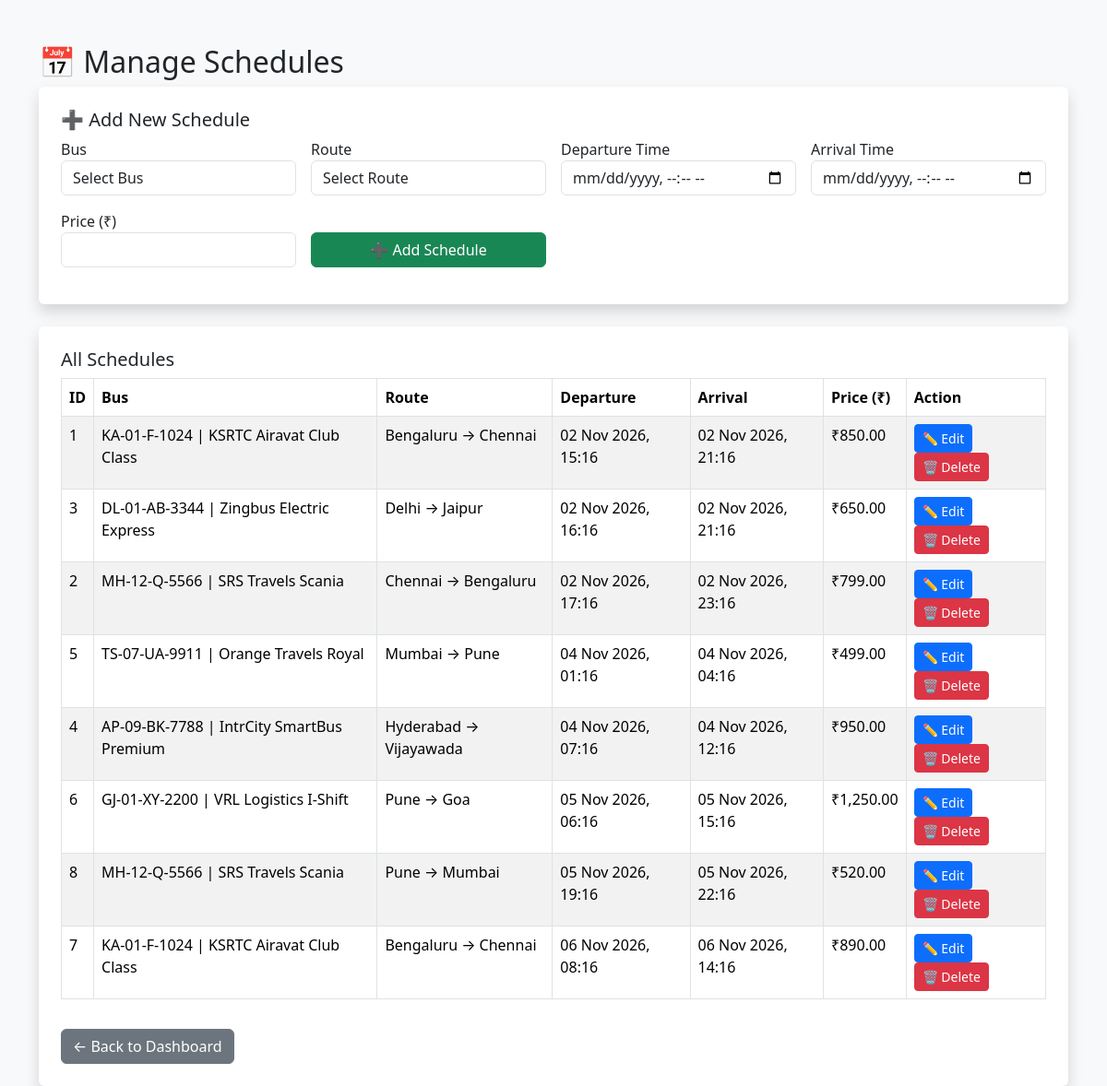
The app's page /manage_schedules.php (signed in), older data.
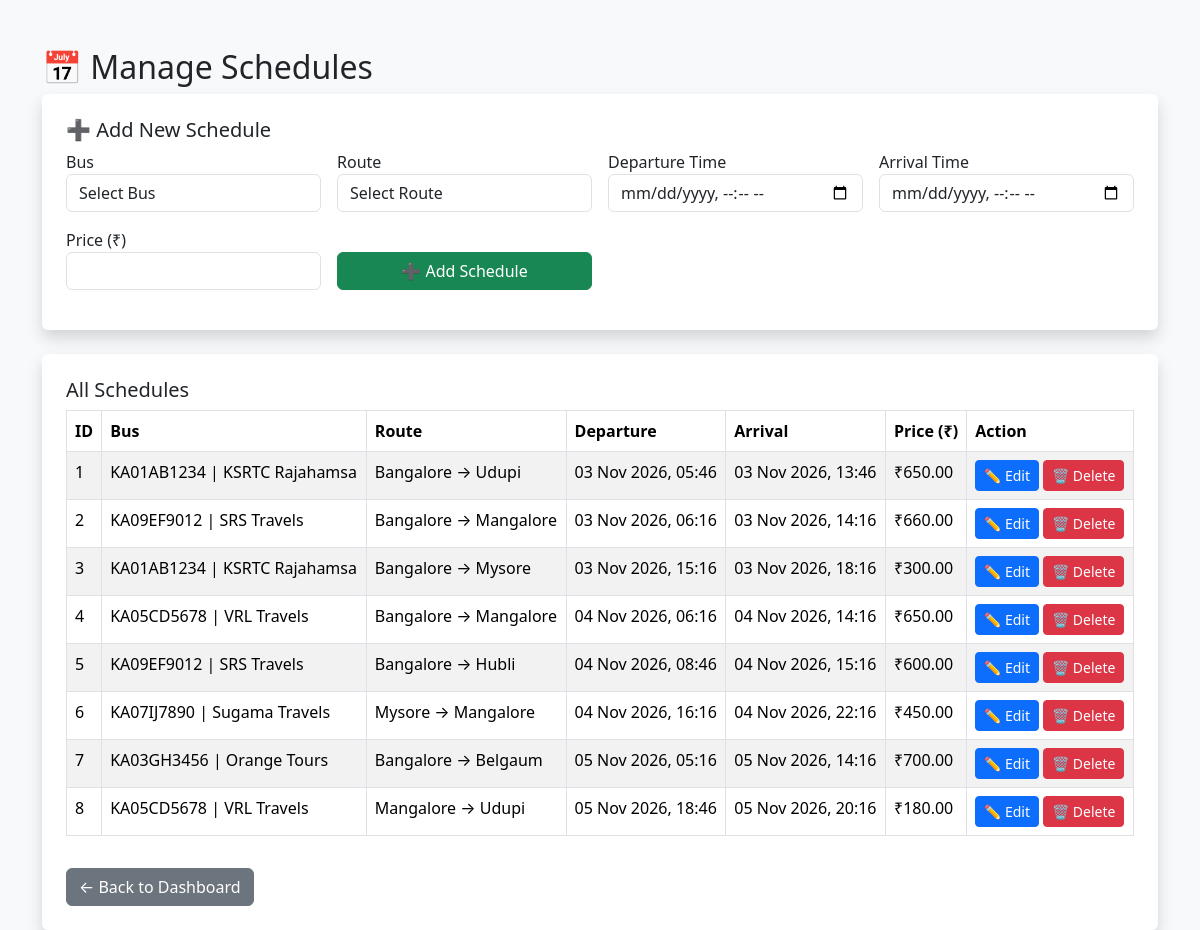
The same page, newer data.
### tables this page shows
CREATE TABLE IF NOT EXISTS `schedules` (
  `id` INT AUTO_INCREMENT PRIMARY KEY,
  `bus_id` INT NOT NULL,
  `route_id` INT NOT NULL,
  `departure_time` DATETIME NOT NULL,
  `arrival_time` DATETIME NOT NULL,
  `price` DECIMAL(10,2) NOT NULL,
  `created_at` TIMESTAMP DEFAULT CURRENT_TIMESTAMP,
  FOREIGN KEY (`bus_id`) REFERENCES `buses`(`id`) ON DELETE CASCADE,
  FOREIGN KEY (`route_id`) REFERENCES `routes`(`id`) ON DELETE CASCADE
);

CREATE TABLE IF NOT EXISTS `buses` (
  `id` INT AUTO_INCREMENT PRIMARY KEY,
  `bus_number` VARCHAR(50) NOT NULL,
  `name` VARCHAR(100) NOT NULL,
  `type` VARCHAR(50) NOT NULL,
  `seats` INT NOT NULL DEFAULT 40,
  `created_at` TIMESTAMP DEFAULT CURRENT_TIMESTAMP
);

CREATE TABLE IF NOT EXISTS `routes` (
  `id` INT AUTO_INCREMENT PRIMARY KEY,
  `source` VARCHAR(100) NOT NULL,
  `destination` VARCHAR(100) NOT NULL,
  `distance_km` INT NOT NULL,
  `duration_minutes` INT NOT NULL DEFAULT 0,
  `created_at` TIMESTAMP DEFAULT CURRENT_TIMESTAMP
);

### manage_schedules.php (the view, shortened to what this page needs)
<?php
include 'includes/db.php';
$edit_mode = false;
$edit_data = [];
$schedules = $conn->query("SELECT s.*, b.bus_number, b.name as bus_name, r.source, r.destination FROM schedules s JOIN buses b ON s.bus_id = b.id JOIN routes r ON s.route_id = r.id ORDER BY s.departure_time ASC");
?>
<!DOCTYPE html>
<html>
<head>
    <link rel="stylesheet" href="https://cdn.jsdelivr.net/npm/bootstrap@5.3.3/dist/css/bootstrap.min.css">
</head>
<body class="bg-light">
<div class="container mt-5">
    <h2>📅 Manage Schedules</h2>
    <form method="POST" class="bg-white p-4 shadow mb-4 rounded">
        <h5><?= $edit_mode ? "✏️ Edit Schedule" : "➕ Add New Schedule" ?></h5>
        <div class="row g-3 mb-3">
            <div class="col-md-3">
                <label>Bus</label>
                <select name="bus_id" class="form-control" required>
                    <option value="">Select Bus</option>
                </select>
            </div>
            <div class="col-md-3">
                <label>Route</label>
                <select name="route_id" class="form-control" required>
                    <option value="">Select Route</option>
                </select>
            </div>
            <div class="col-md-3">
                <label>Departure Time</label>
                <input type="datetime-local" name="departure_time" class="form-control" required
                    value="<?= $edit_mode ? date('Y-m-d\TH:i', strtotime($edit_data['departure_time'])) : '' ?>">
            </div>
            <div class="col-md-3">
                <label>Arrival Time</label>
                <input type="datetime-local" name="arrival_time" class="form-control" required
                    value="<?= $edit_mode ? date('Y-m-d\TH:i', strtotime($edit_data['arrival_time'])) : '' ?>">
            </div>
        </div>
        <div class="row g-3 mb-3">
            <div class="col-md-3">
                <label>Price (₹)</label>
                <input type="number" step="0.01" name="price" class="form-control" required
                    value="<?= $edit_mode ? $edit_data['price'] : '' ?>">
            </div>
            <div class="col-md-3 align-self-end">
                <button name="<?= $edit_mode ? 'update' : 'add' ?>" class="btn btn-<?= $edit_mode ? 'primary' : 'success' ?> w-100">
                    <?= $edit_mode ? '💾 Update' : '➕ Add Schedule' ?>
                </button>
            </div>
        </div>
    </form>
    <div class="bg-white p-4 shadow rounded">
        <h5>All Schedules</h5>
        <table class="table table-bordered table-striped">
            <thead>
            <tr>
                <th>ID</th>
                <th>Bus</th>
                <th>Route</th>
                <th>Departure</th>
                <th>Arrival</th>
                <th>Price (₹)</th>
                <th>Action</th>
            </tr>
            </thead>
            <tbody>
            <?php while ($row = $schedules->fetch_assoc()): ?>
                <tr>
                    <td><?= $row['id'] ?></td>
                    <td><?= htmlspecialchars($row['bus_number'] . ' | ' . $row['bus_name']) ?></td>
                    <td><?= htmlspecialchars($row['source'] . ' → ' . $row['destination']) ?></td>
                    <td><?= date('d M Y, H:i', strtotime($row['departure_time'])) ?></td>
                    <td><?= date('d M Y, H:i', strtotime($row['arrival_time'])) ?></td>
                    <td>₹<?= number_format($row['price'], 2) ?></td>
                    <td>
                        <a href="manage_schedules.php?edit=<?= $row['id'] ?>" class="btn btn-sm btn-primary">✏️ Edit</a>
                        <a href="manage_schedules.php?delete=<?= $row['id'] ?>" class="btn btn-sm btn-danger" onclick="return confirm('Delete this schedule?')">🗑️ Delete</a>
                    </td>
                </tr>
            <?php endwhile; ?>
            </tbody>
        </table>
        <a href="admin_dashboard.php" class="btn btn-secondary mt-3">← Back to Dashboard</a>
    </div>
</div>
</body>
</html>

Row changes from the older to the newer data that the page shows:
changed schedules id 1: bus.name "KA-01-F-1024 | KSRTC Airavat Club Class" → "KA01AB1234 | KSRTC Rajahamsa"; route.destination "Bengaluru → Chennai" → "Bangalore → Udupi"; departure_time "02 Nov 2026, 15:16" → "03 Nov 2026, 05:46"; arrival_time "02 Nov 2026, 21:16" → "03 Nov 2026, 13:46"; price "850.00" → "650.00"
changed schedules id 2: bus.name "MH-12-Q-5566 | SRS Travels Scania" → "KA09EF9012 | SRS Travels"; route.destination "Chennai → Bengaluru" → "Bangalore → Mangalore"; departure_time "02 Nov 2026, 17:16" → "03 Nov 2026, 06:16"; arrival_time "02 Nov 2026, 23:16" → "03 Nov 2026, 14:16"; price "799.00" → "660.00"; moves up the list
changed schedules id 3: bus.name "DL-01-AB-3344 | Zingbus Electric Express" → "KA01AB1234 | KSRTC Rajahamsa"; route.destination "Delhi → Jaipur" → "Bangalore → Mysore"; departure_time "02 Nov 2026, 16:16" → "03 Nov 2026, 15:16"; arrival_time "02 Nov 2026, 21:16" → "03 Nov 2026, 18:16"; price "650.00" → "300.00"
changed schedules id 4: bus.name "AP-09-BK-7788 | IntrCity SmartBus Premium" → "KA05CD5678 | VRL Travels"; route.destination "Hyderabad → Vijayawada" → "Bangalore → Mangalore"; departure_time "04 Nov 2026, 07:16" → "04 Nov 2026, 06:16"; arrival_time "04 Nov 2026, 12:16" → "04 Nov 2026, 14:16"; price "950.00" → "650.00"; moves up the list
changed schedules id 5: bus.name "TS-07-UA-9911 | Orange Travels Royal" → "KA09EF9012 | SRS Travels"; route.destination "Mumbai → Pune" → "Bangalore → Hubli"; departure_time "04 Nov 2026, 01:16" → "04 Nov 2026, 08:46"; arrival_time "04 Nov 2026, 04:16" → "04 Nov 2026, 15:16"; price "499.00" → "600.00"
changed schedules id 6: bus.name "GJ-01-XY-2200 | VRL Logistics I-Shift" → "KA07IJ7890 | Sugama Travels"; route.destination "Pune → Goa" → "Mysore → Mangalore"; departure_time "05 Nov 2026, 06:16" → "04 Nov 2026, 16:16"; arrival_time "05 Nov 2026, 15:16" → "04 Nov 2026, 22:16"; price "1,250.00" → "450.00"
changed schedules id 7: bus.name "KA-01-F-1024 | KSRTC Airavat Club Class" → "KA03GH3456 | Orange Tours"; route.destination "Bengaluru → Chennai" → "Bangalore → Belgaum"; departure_time "06 Nov 2026, 08:16" → "05 Nov 2026, 05:16"; arrival_time "06 Nov 2026, 14:16" → "05 Nov 2026, 14:16"; price "890.00" → "700.00"; moves up the list
changed schedules id 8: bus.name "MH-12-Q-5566 | SRS Travels Scania" → "KA05CD5678 | VRL Travels"; route.destination "Pune → Mumbai" → "Mangalore → Udupi"; departure_time "05 Nov 2026, 19:16" → "05 Nov 2026, 18:46"; arrival_time "05 Nov 2026, 22:16" → "05 Nov 2026, 20:16"; price "520.00" → "180.00"
